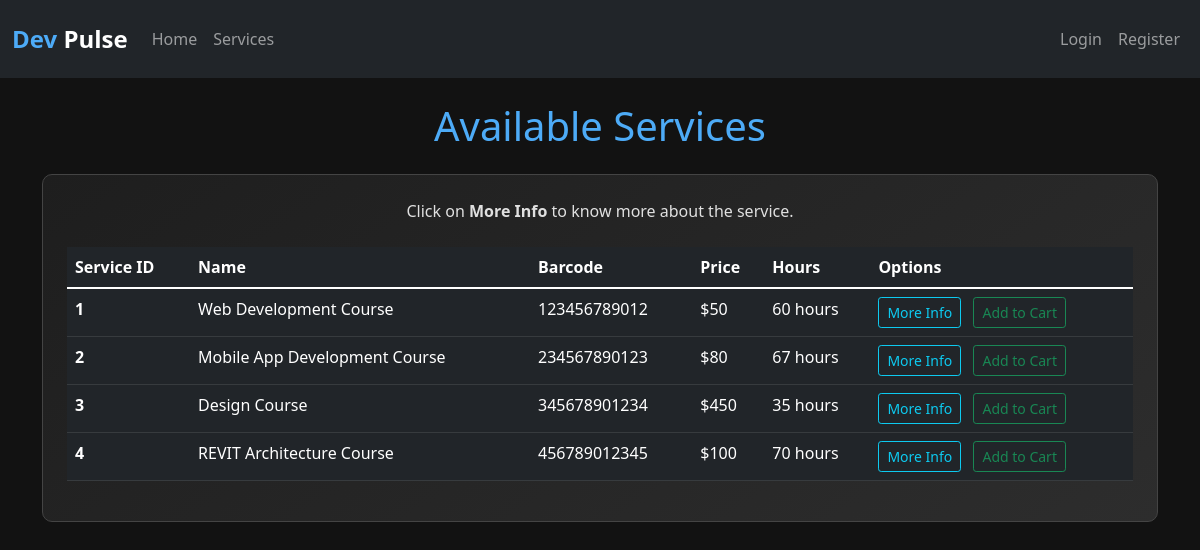
Page /services on the earlier database version.
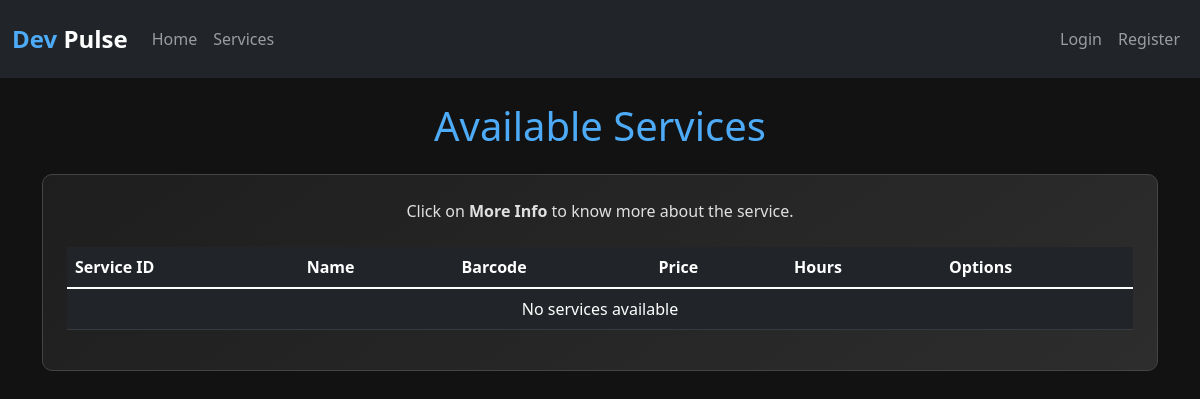
Same page on the later database version.
### market.py (models this page shows)
class Item(db.Model):
    service = db.Column(db.Integer(), primary_key=True)
    name = db.Column(db.String(length=50), nullable=False, unique=True)
    price = db.Column(db.Integer(), nullable=False)
    hours = db.Column(db.Integer(), nullable=False)
    barcode = db.Column(db.String(length=12), nullable=False, unique=True)
    description = db.Column(db.String(length=1024), nullable=False)
    instructor = db.Column(db.String(length=50), nullable=False)

### market.py (the view)
@app.route('/services')
def services_page():
    try:
        items = Item.query.all()
        return render_template('services.html', items=items)
    except Exception as e:
        print(f"Error loading services: {e}")
        return render_template('services.html', items=[])

### templates/services.html (shortened to what this page needs)
{% extends 'base.html' %}
{% block content %}
<div class="row">
    <div class="col-12">
        <h1 class="text-center mb-4" style="color: #4dabf7;">Available Services</h1>
        <div class="market-card p-4 mb-4">
            <p class="text-center mb-4">Click on <strong>More Info</strong> to know more about the service.</p>
            <table class="table table-dark table-hover">
                <thead>
                    <tr>
                        <th scope="col">Service ID</th>
                        <th scope="col">Name</th>
                        <th scope="col">Barcode</th>
                        <th scope="col">Price</th>
                        <th scope="col">Hours</th>
                        <th scope="col">Options</th>
                    </tr>
                </thead>
                <tbody>
                    {% if items %}
                        {% for item in items %}
                            <tr>
                                <td><strong>{{ item.service }}</strong></td>
                                <td>{{ item.name }}</td>
                                <td>{{ item.barcode }}</td>
                                <td>${{ item.price }}</td>
                                <td>{{ item.hours }} hours</td>
                                <td>
                                    <button class="btn btn-outline-info btn-sm me-2" onclick="showItemDetails({{ item.service }})">
                                        More Info
                                    </button>
                                    <button class="btn btn-outline-success btn-sm" onclick="addToCart({{ item.service }})">
                                        Add to Cart
                                    </button>
                                </td>
                            </tr>
                        {% endfor %}
                    {% else %}
                        <tr>
                            <td colspan="6" class="text-center">No services available</td>
                        </tr>
                    {% endif %}
                </tbody>
            </table>
        </div>
    </div>
</div>
{% endblock %}

### templates/base.html (shortened to what this page needs)
<!DOCTYPE html>
<html lang="en">
<head>
    <link href="https://cdn.jsdelivr.net/npm/bootstrap@5.1.3/dist/css/bootstrap.min.css" rel="stylesheet">
    <link rel="stylesheet" href="https://cdn.jsdelivr.net/npm/bootstrap-icons@1.8.1/font/bootstrap-icons.css">
</head>
<body>
    <nav class="navbar navbar-expand-lg navbar-dark bg-dark py-3">
        <div class="container-fluid">
            <a class="navbar-brand" href="{{ url_for('home_page') }}">
                <span style="color: #4dabf7;">Dev</span> Pulse
            </a>
            <div class="collapse navbar-collapse" id="navbarNav">
                <ul class="navbar-nav me-auto">
                    <li class="nav-item">
                        <a class="nav-link" href="{{ url_for('home_page') }}">Home</a>
                    </li>
                    <li class="nav-item">
                        <a class="nav-link" href="{{ url_for('services_page') }}">Services</a>
                    </li>
                </ul>
                <div class="navbar-nav">
                    {% if current_user.is_authenticated %}
                    <a class="nav-link position-relative" href="{{ url_for('cart_page') }}" id="cartLink">
                        <i class="bi bi-cart"></i> Cart
                        <span id="cartCount" class="position-absolute top-0 start-100 translate-middle badge rounded-pill bg-danger" style="display: none;">
                            0
                        </span>
                    </a>
                    <li class="nav-item">
                        <a class="nav-link" href="{{ url_for('logout_page') }}">Logout</a>
                    </li>
                    {% else %}
                    <li class="nav-item">
                        <a class="nav-link" href="{{ url_for('login_page') }}">Login</a>
                    </li>
                    <li class="nav-item">
                        <a class="nav-link" href="{{ url_for('register_page') }}">Register</a>
                    </li>
                    {% endif %}
                </div>
            </div>
        </div>
    </nav>
    <div class="container mt-4">
        {% block content %}
        {% endblock %}
    </div>
</body>
</html>

### templates/base.html (style rules this page uses)
body { background-color: #121212; color: #e0e0e0; font-family: 'Segoe UI', Tahoma, Geneva, Verdana, sans-serif; }
.navbar-brand { font-weight: bold; font-size: 1.5rem; }
.market-card { background: linear-gradient(145deg, #1e1e1e, #2d2d2d); border: 1px solid #444; border-radius: 10px; transition: transform 0.3s; }

Differences in the rows shown:
removed Item: service "1", name "Web Development Course", barcode "123456789012", price "50", hours "60"
removed Item: service "2", name "Mobile App Development Course", barcode "234567890123", price "80", hours "67"
removed Item: service "3", name "Design Course", barcode "345678901234", price "450", hours "35"
removed Item: service "4", name "REVIT Architecture Course", barcode "456789012345", price "100", hours "70"
Other differences:
text now shown: "No services available"
